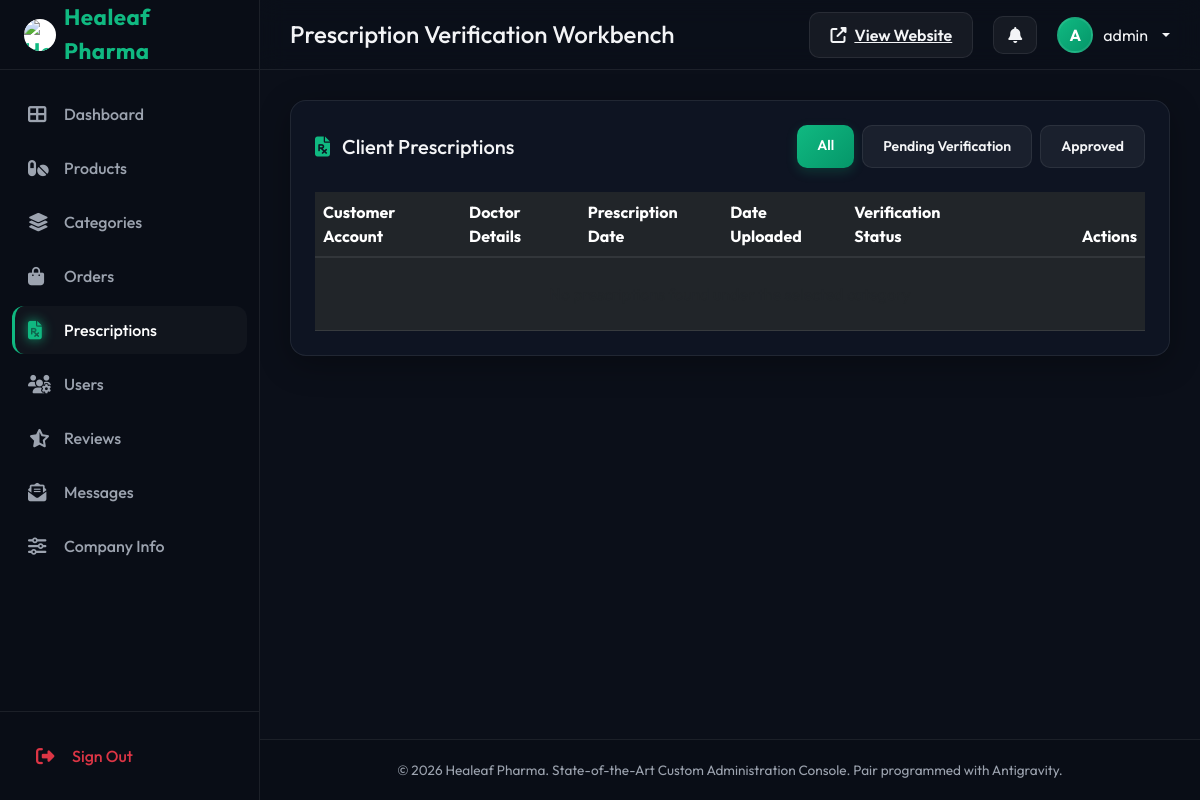
The app's page /admin-prescriptions/ (signed in), older data.
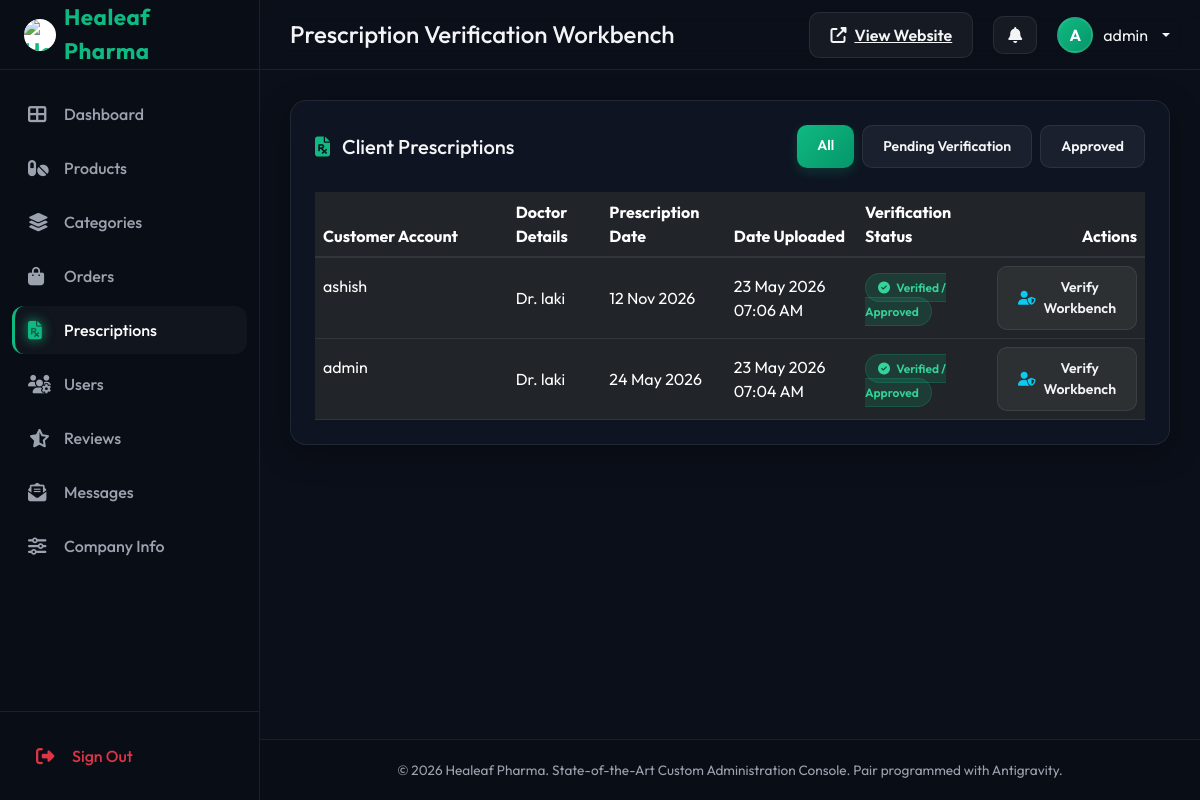
The same page, newer data.
### newapp/models.py (models this page shows, shortened)
class Prescription(models.Model):
    id = models.UUIDField(primary_key=True, default=uuid.uuid4, editable=False)
    user = models.ForeignKey(User, on_delete=models.CASCADE, related_name='prescriptions')
    doctor_name = models.CharField(max_length=200)
    prescription_date = models.DateField()
    file = models.FileField(upload_to='prescriptions/')
    verified = models.BooleanField(default=False)
    is_verified = models.BooleanField(default=False)  # For admin approval
    verified_by = models.ForeignKey(User, on_delete=models.SET_NULL, null=True, blank=True, related_name='verified_prescriptions')
    notes = models.TextField(blank=True)
    uploaded_at = models.DateTimeField(auto_now_add=True)
    verified_at = models.DateTimeField(null=True, blank=True)
    class Meta:
        ordering = ['-uploaded_at']

### newapp/views.py (the view)
# urls.py: path('admin-prescriptions/', views.admin_prescriptions, name='admin_prescriptions'),
def admin_prescriptions(request):
    if not request.user.is_staff:
        return redirect('admin_login')
    filter_status = request.GET.get('status', '')
    if filter_status == 'pending':
        prescriptions = Prescription.objects.filter(is_verified=False)
    elif filter_status == 'approved':
        prescriptions = Prescription.objects.filter(is_verified=True)
    else:
        prescriptions = Prescription.objects.all()
    prescriptions = prescriptions.order_by('-uploaded_at')
    context = {
        'prescriptions': prescriptions,
        'filter_status': filter_status,
    }
    return render(request, 'admin/prescriptions.html', context)

### newapp/context_processors.py (called while the page is built)
def admin_notifications(request):
    if request.user.is_authenticated and request.user.is_staff:
        recent_notifications = Notification.objects.filter(is_admin=True).order_by('-created_at')[:8]
        unread_notifications_count = Notification.objects.filter(is_admin=True, is_read=False).count()
        return {
            'recent_notifications': recent_notifications,
            'unread_notifications_count': unread_notifications_count,
        }
    return {
        'recent_notifications': [],
        'unread_notifications_count': 0,
    }

### newapp/templates/admin/prescriptions.html (shortened to what this page needs)
{% extends 'admin/base_admin.html' %}
{% block page_title %}Prescription Verification Workbench{% endblock %}
{% block admin_content %}
<div class="glass-card p-4">
    <div class="d-flex flex-column flex-md-row align-items-md-center justify-content-between gap-3 mb-4">
        <h5 class="mb-0"><i class="fas fa-file-prescription text-accent me-2"></i> Client Prescriptions</h5>
        <div class="d-flex gap-2">
            <a href="{% url 'admin_prescriptions' %}" class="btn {% if not filter_status %}btn-accent{% else %}btn-glass{% endif %} btn-sm">All</a>
            <a href="{% url 'admin_prescriptions' %}?status=pending" class="btn {% if filter_status == 'pending' %}btn-accent{% else %}btn-glass{% endif %} btn-sm">Pending Verification</a>
            <a href="{% url 'admin_prescriptions' %}?status=approved" class="btn {% if filter_status == 'approved' %}btn-accent{% else %}btn-glass{% endif %} btn-sm">Approved</a>
        </div>
    </div>
    <div class="table-responsive">
        <table class="table table-dark table-hover align-middle mb-0" style="background: transparent;">
            <thead>
                <tr class="text-muted" style="border-bottom: 2px solid var(--border-color);">
                    <th>Customer Account</th>
                    <th>Doctor Details</th>
                    <th>Prescription Date</th>
                    <th>Date Uploaded</th>
                    <th>Verification Status</th>
                    <th style="width: 150px;" class="text-end">Actions</th>
                </tr>
            </thead>
            <tbody>
                {% for rx in prescriptions %}
                <tr style="border-bottom: 1px solid var(--border-color);">
                    <td class="font-weight-bold">
                        <div>{{ rx.user.username }}</div>
                        <small class="text-muted">{{ rx.user.email }}</small>
                    </td>
                    <td>Dr. {{ rx.doctor_name }}</td>
                    <td>{{ rx.prescription_date|date:"d M Y" }}</td>
                    <td>{{ rx.uploaded_at|date:"d M Y h:i A" }}</td>
                    <td>
                        {% if rx.is_verified %}
                        <span class="badge-pill bg-glass-success"><i class="fas fa-check-circle me-1"></i> Verified / Approved</span>
                        {% else %}
                        <span class="badge-pill bg-glass-danger"><i class="fas fa-clock me-1"></i> Pending Verification</span>
                        {% endif %}
                    </td>
                    <td class="text-end">
                        <div class="d-flex justify-content-end gap-2">
                            <a href="{% url 'admin_prescription_detail' rx.id %}" class="btn btn-glass btn-sm d-flex align-items-center gap-2">
                                <i class="fas fa-user-shield text-info"></i> Verify Workbench
                            </a>
                        </div>
                    </td>
                </tr>
                {% empty %}
                <tr>
                    <td colspan="6" class="text-center text-muted py-4">No prescriptions found under the selected category</td>
                </tr>
                {% endfor %}
            </tbody>
        </table>
    </div>
</div>
{% endblock %}

### newapp/templates/admin/base_admin.html (shortened to what this page needs)
<!DOCTYPE html>
<html lang="en">
<head>
    <link href="https://cdn.jsdelivr.net/npm/bootstrap@5.3.0/dist/css/bootstrap.min.css" rel="stylesheet">
    <link rel="stylesheet" href="https://cdnjs.cloudflare.com/ajax/libs/font-awesome/6.4.0/css/all.min.css">
</head>
<body>
    <div class="sidebar" id="adminSidebar">
        <a href="{% url 'admin_dashboard' %}" class="sidebar-brand d-flex align-items-center gap-2">
            <img src="https://content.jdmagicbox.com/comp/delhi/i5/011pxx11.xx11.241029190520.a4i5/logo/healeaf-pharma-pvt-ltd-patparganj-delhi-pharmaceutical-dealers-g3pzvut.jpg" alt="Healeaf Pharma Logo" class="rounded-circle bg-white p-0.5" style="width: 32px; height: 32px; object-fit: cover;">
            Healeaf Pharma
        </a>
        <ul class="sidebar-menu">
            <li class="sidebar-item">
                <a href="{% url 'admin_dashboard' %}" class="sidebar-link {% if request.resolver_match.url_name == 'admin_dashboard' %}active{% endif %}">
                    <i class="fas fa-th-large"></i> Dashboard
                </a>
            </li>
            <li class="sidebar-item">
                <a href="{% url 'admin_products' %}" class="sidebar-link {% if 'admin-product' in request.path %}active{% endif %}">
                    <i class="fas fa-pills"></i> Products
                </a>
            </li>
            <li class="sidebar-item">
                <a href="{% url 'admin_categories' %}" class="sidebar-link {% if 'admin-categor' in request.path %}active{% endif %}">
                    <i class="fas fa-layer-group"></i> Categories
                </a>
            </li>
            <li class="sidebar-item">
                <a href="{% url 'admin_orders' %}" class="sidebar-link {% if 'admin-order' in request.path %}active{% endif %}">
                    <i class="fas fa-shopping-bag"></i> Orders
                </a>
            </li>
            <li class="sidebar-item">
                <a href="{% url 'admin_prescriptions' %}" class="sidebar-link {% if 'admin-prescription' in request.path %}active{% endif %}">
                    <i class="fas fa-file-prescription"></i> Prescriptions
                </a>
            </li>
            <li class="sidebar-item">
                <a href="{% url 'admin_users' %}" class="sidebar-link {% if 'admin-user' in request.path %}active{% endif %}">
                    <i class="fas fa-users-cog"></i> Users
                </a>
            </li>
            <li class="sidebar-item">
                <a href="{% url 'admin_reviews' %}" class="sidebar-link {% if 'admin-review' in request.path %}active{% endif %}">
                    <i class="fas fa-star-half-alt"></i> Reviews
                </a>
            </li>
            <li class="sidebar-item">
                <a href="{% url 'admin_messages' %}" class="sidebar-link {% if 'admin-message' in request.path %}active{% endif %}">
                    <i class="fas fa-envelope-open-text"></i> Messages
                </a>
            </li>
            <li class="sidebar-item">
                <a href="{% url 'admin_company_settings' %}" class="sidebar-link {% if 'admin-company-settings' in request.path %}active{% endif %}">
                    <i class="fas fa-sliders-h"></i> Company Info
                </a>
            </li>
        </ul>
        <div class="sidebar-footer">
            <a href="{% url 'admin_logout' %}" class="sidebar-link text-danger">
                <i class="fas fa-sign-out-alt"></i> Sign Out
            </a>
        </div>
    </div>
    <div class="main-panel">
        <header class="admin-header">
            <div class="header-left">
                <h4 class="mb-0 font-weight-bold">{% block page_title %}Admin Control Panel{% endblock %}</h4>
            </div>
            <div class="header-right">
                <a href="{% url 'home' %}" class="btn-glass btn-sm d-flex align-items-center gap-2">
                    <i class="fas fa-external-link-alt"></i> View Website
                </a>
                <div class="dropdown">
                    <button class="btn-glass btn-sm d-flex align-items-center gap-2 position-relative dropdown-toggle no-caret" id="notificationDropdown" data-bs-toggle="dropdown" aria-expanded="false" style="padding: 10px 14px; border-radius: 10px;">
                        <i class="fas fa-bell"></i>
                    </button>
                </div>
                <div class="dropdown">
                    <div class="admin-profile dropdown-toggle" id="profileDropdown" data-bs-toggle="dropdown" aria-expanded="false">
                        <div class="admin-avatar">
                            {{ user.username|slice:":1"|upper }}
                        </div>
                        <span class="d-none d-md-inline">{{ user.username }}</span>
                    </div>
                </div>
            </div>
        </header>
        <main class="admin-content">
            {% block admin_content %}{% endblock %}
        </main>
        <footer class="admin-footer">
            <p class="mb-0">&copy; 2026 Healeaf Pharma. State-of-the-Art Custom Administration Console. Pair programmed with Antigravity.</p>
        </footer>
    </div>
</body>
</html>

### newapp/templates/admin/base_admin.html (style rules this page uses)
:root { --bg-primary: #0b0f19; --bg-secondary: #111827; --bg-card: rgba(17, 24, 39, 0.7); --border-color: rgba(255, 255, 255, 0.08); --primary-accent: #10b981; --primary-accent-glow: rgba(16, 185, 129, 0.15); --text-main: #f3f4f6; --text-muted: #9ca3af; --sidebar-width: 260px; --header-height: 70px; }
body { font-family: 'Outfit', sans-serif; background-color: var(--bg-primary); color: var(--text-main); margin: 0; padding: 0; overflow-x: hidden; }
.glass-card { background: var(--bg-card); backdrop-filter: blur(12px); border: 1px solid var(--border-color); border-radius: 16px; box-shadow: 0 8px 32px 0 rgba(0, 0, 0, 0.3); transition: all 0.3s cubic-bezier(0.4, 0, 0.2, 1); }
.sidebar { width: var(--sidebar-width); height: 100vh; position: fixed; top: 0; left: 0; z-index: 1000; background: #090d16; border-right: 1px solid var(--border-color); transition: all 0.3s ease; display: flex; flex-direction: column; }
.sidebar-brand { height: var(--header-height); display: flex; align-items: center; padding: 0 24px; border-bottom: 1px solid var(--border-color); color: var(--primary-accent); font-size: 1.4rem; font-weight: 700; letter-spacing: 0.5px; text-decoration: none; }
.sidebar-menu { list-style: none; padding: 20px 12px; margin: 0; flex-grow: 1; overflow-y: auto; }
.sidebar-item { margin-bottom: 6px; }
.sidebar-link { display: flex; align-items: center; padding: 12px 16px; color: var(--text-muted); text-decoration: none; border-radius: 12px; font-weight: 500; transition: all 0.3s ease; }
.sidebar-link i { width: 24px; font-size: 1.15rem; margin-right: 12px; transition: all 0.3s ease; }
.sidebar-link:hover, .sidebar-link.active { color: #fff; background: rgba(255, 255, 255, 0.03); border-left: 3px solid var(--primary-accent); padding-left: 13px; }
.sidebar-link.active i { color: var(--primary-accent); filter: drop-shadow(0 0 6px var(--primary-accent)); }
.sidebar-footer { padding: 20px; border-top: 1px solid var(--border-color); }
.main-panel { margin-left: var(--sidebar-width); min-height: 100vh; transition: all 0.3s ease; display: flex; flex-direction: column; }
.admin-header { height: var(--header-height); background: rgba(11, 15, 25, 0.8); backdrop-filter: blur(12px); border-bottom: 1px solid var(--border-color); display: flex; align-items: center; justify-content: space-between; padding: 0 30px; position: sticky; top: 0; z-index: 999; }
.header-left { display: flex; align-items: center; }
.header-right { display: flex; align-items: center; gap: 20px; }
.admin-profile { display: flex; align-items: center; gap: 10px; cursor: pointer; color: var(--text-main); text-decoration: none; }
.admin-avatar { width: 36px; height: 36px; border-radius: 50%; background: linear-gradient(135deg, var(--primary-accent), #059669); color: white; display: flex; align-items: center; justify-content: center; font-weight: 700; border: 2px solid var(--border-color); }
.admin-content { padding: 30px; flex-grow: 1; }
.admin-footer { padding: 20px 30px; border-top: 1px solid var(--border-color); text-align: center; color: var(--text-muted); font-size: 0.85rem; background: #090d16; }
.text-accent { color: var(--primary-accent); }
.badge-pill { border-radius: 30px; padding: 6px 12px; font-weight: 600; font-size: 0.75rem; }
.bg-glass-success { background-color: rgba(16, 185, 129, 0.15); color: #34d399; border: 1px solid rgba(16, 185, 129, 0.2); }
.btn-accent { background: linear-gradient(135deg, var(--primary-accent) 0%, #059669 100%); color: #fff; border: none; border-radius: 10px; padding: 10px 20px; font-weight: 600; box-shadow: 0 4px 12px rgba(16, 185, 129, 0.2); transition: all 0.3s ease; }
.btn-glass { background-color: rgba(255, 255, 255, 0.05); border: 1px solid var(--border-color); color: var(--text-main); border-radius: 10px; padding: 10px 20px; font-weight: 600; transition: all 0.3s ease; }
.no-caret::after { display: none !important; }

Row changes from the older to the newer data that the page shows:
added Prescription: user.username "ashish", doctor_name "laki", prescription_date "12 Nov 2026", uploaded_at "23 May 2026 07:06 AM", is_verified True (drawn)
added Prescription: user.username "admin", doctor_name "laki", prescription_date "24 May 2026", uploaded_at "23 May 2026 07:04 AM", is_verified True (drawn)
